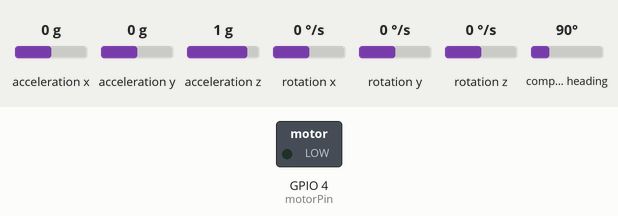
Bench run of a sketch on a simulated ESP32. Parts: switched loads named in the sketch (green lamp = pin HIGH). Dashed ring = blinking. The inputs (shaded band) are chosen by the test bench; at power-on: acceleration x 0 g, acceleration y 0 g, acceleration z 1 g, rotation x 0 °/s, rotation y 0 °/s, rotation z 0 °/s, compass heading 90°. WiFi joins after 1.5 s; servers stay silent unless stated; uploads are accepted with an empty reply; the local clock reads 2024-03-15 10:24:30 at power-on unless the sketch sets it; what the sketch prints to the serial monitor is not drawn.

Above: at 1.99 s.
Timing chart, 0 to 4.5 s (numbered marks = the images above):
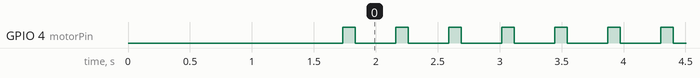

The sketch:

Advanced_I2C.ino
```cpp
#include <HTTPClient.h>
#include "MPU9250.h"
#include <time.h>

String deviceLocation = "RArm";

// an MPU9250 object with the MPU-9250 sensor on I2C bus 0 with address 0x68
MPU9250 IMU(Wire,0x68);
int status;

int motorPin = 4; //motor transistor is connected to pin 3

// const char* ssid = "TP-Link_1011";
// const char* password = "18245233";
const char* ssid = "Robotics2.4G";
const char* password = "quickboat917";

int count = 0;

const std::string access_token = "k80ktrhq8yA534kpQBJzCNrjPhdYXTrTZKofZR5B";

void setup() {
  // serial to display data
  Serial.begin(115200);
  while(!Serial) {}

  // start communication with IMU
  status = IMU.begin();
  if (status < 0) {
    Serial.println("IMU initialization unsuccessful");
    Serial.println("Check IMU wiring or try cycling power");
    Serial.print("Status: ");
    Serial.println(status);
    while(1) {}
  }
  // setting the accelerometer full scale range to +/-8G
  IMU.setAccelRange(MPU9250::ACCEL_RANGE_8G);
  // setting the gyroscope full scale range to +/-500 deg/s
  IMU.setGyroRange(MPU9250::GYRO_RANGE_500DPS);
  // setting DLPF bandwidth to 20 Hz
  IMU.setDlpfBandwidth(MPU9250::DLPF_BANDWIDTH_20HZ);
  // setting SRD to 19 for a 50 Hz update rate
  IMU.setSrd(19);

  pinMode(motorPin, OUTPUT);

  WiFi.begin(ssid, password);
  while (WiFi.status() != WL_CONNECTED) {
    Serial.print(".");
    delay(100);
  }
  Serial.println("Wifi Connected");

  configTime(0, 0, "pool.ntp.org");
  while (time(nullptr) < 1631160000) {
    Serial.print(".");
    delay(1000);
  }
  Serial.println("Time Connected");
}

void loop() {
  // read the sensor
  IMU.readSensor();

  // display the data
  Serial.print(IMU.getAccelX_mss(), 6);
  Serial.print("\t");
  Serial.print(IMU.getAccelY_mss(), 6);
  Serial.print("\t");
  Serial.print(IMU.getAccelZ_mss(), 6);
  Serial.print("\t");
  Serial.print(IMU.getGyroX_rads(), 6);
  Serial.print("\t");
  Serial.print(IMU.getGyroY_rads(), 6);
  Serial.print("\t");
  Serial.print(IMU.getGyroZ_rads(), 6);
  Serial.print("\t");
  Serial.print(IMU.getMagX_uT(), 6);
  Serial.print("\t");
  Serial.print(IMU.getMagY_uT(), 6);
  Serial.print("\t");
  Serial.println(IMU.getMagZ_uT(), 6);

  String AX = String(IMU.getAccelX_mss());
  String AY = String(IMU.getAccelY_mss());
  String AZ = String(IMU.getAccelZ_mss());
  String GX = String(IMU.getGyroX_rads());
  String GY = String(IMU.getGyroY_rads());
  String GZ = String(IMU.getGyroZ_rads());
  String MX = String(IMU.getMagX_uT());
  String MY = String(IMU.getMagY_uT());
  String MZ = String(IMU.getMagZ_uT());
  // Serial.println(IMU.getTemperature_C(),6);
  delay(20);

  HTTPClient http;

  time_t now = time(nullptr);
  String currentTime = String(now);

  http.begin("https://vrdance-b9bde-default-rtdb.firebaseio.com/" + deviceLocation + ".json");
  http.addHeader("Content-Type", "application/json");
  String postData = "{\"AX\": \"" + AX + "\", \"AY\": \"" + AY + "\", \"AZ\": \"" + AZ + "\", \"GX\": \"" + GX + "\", \"GY\": \"" + GY + "\", \"GZ\": \"" + GZ + "\", \"MX\": \"" + MX + "\", \"MY\": \"" + MY + "\", \"MZ\": \"" + MZ + "\"}";

  int httpResponseCode = http.PUT(postData);
  if (httpResponseCode > 0) {
    Serial.printf("HTTP POST request successful, response code: %d\n", httpResponseCode);
  } else {
    Serial.printf("HTTP POST request failed, error: %s\n", http.errorToString(httpResponseCode).c_str());
  }
  http.end();

  digitalWrite(motorPin, HIGH); //vibrate
  delay(100);  // delay one second
  digitalWrite(motorPin, LOW);  //stop vibrating
  delay(100); //wait 50 seconds.
}
```

Measured:
- by itself, GPIO 4 (motorPin): alternates HIGH for 0.10 s and LOW for 0.33 s
